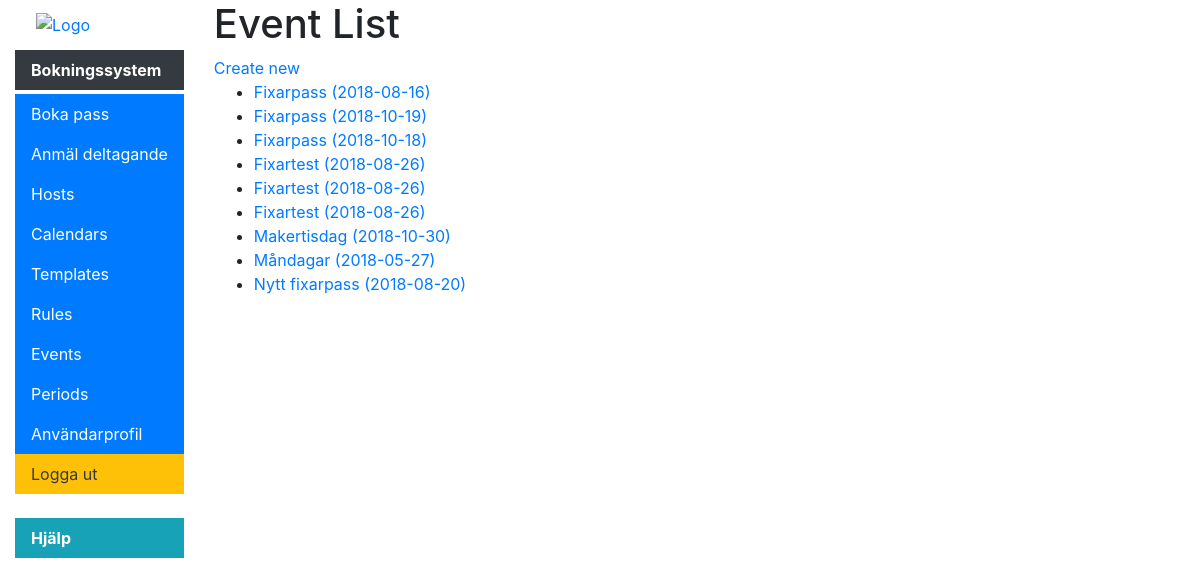
The page /scheduler/events (signed in) on the database its author committed.
### scheduler/models.py (models this page shows, shortened)
class Event(models.Model):
    name = models.CharField(max_length=50, help_text="Enter a human-friendly name for this type of Event")
    description = models.CharField(max_length=300, help_text="Enter a description for this type of Event", null=True, blank=True)
    template = models.ForeignKey('EventTemplate', on_delete=models.SET_NULL, null=True, help_text="Select a template for how scheduled Events will look in the calendar.")
    start = models.DateTimeField(help_text="Start of event repetition and start time of events", db_index=True)
    end = models.DateTimeField(help_text="End time of events, must be after start", db_index=True)
    repeat_end = models.DateTimeField(help_text="Date to end repetition", null=True, blank=True)
    rule = models.ForeignKey('SchedulingRule', null=True, blank=True, help_text="Select '----' for a one time only event.", on_delete=models.SET_NULL)
    class Meta:
        ordering = ["name"]
    def get_absolute_url(self):
        return reverse('event-detail', args=[str(self.id)])
    """
    Retrieves events between two dates
    If replace=True it replaces generated events with actual objects from DB
    If replace=False it removes generated events where there is an actual object in DB but does not replace it.
    """

### scheduler/views.py (the view)
# urls.py: path('events', views.EventListView.as_view(), name='events'),
class EventListView(UserIsStaffMixin, generic.ListView):
    model = Event

### scheduler/context_processors.py (called while the page is built)
def extra_menu_processor(request):
    extra = {}
    if hasattr(settings, "MENU_TITLE"):
    	extra['menu_title'] = settings.MENU_TITLE
    if hasattr(settings, "LOGO_PATH"):
        extra['logo_path'] = settings.LOGO_PATH
    if hasattr(settings, "MENU_EXTRA"):
        extra['menu_extra'] = settings.MENU_EXTRA
    return extra

### scheduler/views.py (called while the page is built)
    def test_func(self):
        return self.request.user.is_staff

### scheduler/templates/scheduler/event_list.html (shortened to what this page needs)
{% extends "base_generic.html" %}
{% block content %}
    <h1>Event List</h1>
    <a href="{% url 'event-create' %}">Create new</a>
    {% if event_list %}
    <ul>
      {% for event in event_list %}
      <li>
        <a href="{{ event.get_absolute_url }}">{{ event.name }} ({{ event.start |date:"Y-m-d"}})</a>
      </li>
      {% endfor %}
    </ul>
    {% else %}
      <p>No Events have been created.</p>
    {% endif %}
{% endblock %}

### rows shown on the page
Event: name "Fixarpass", start "2018-08-16"
Event: name "Fixarpass", start "2018-10-19"
Event: name "Fixarpass", start "2018-10-18"
Event: name "Fixartest", start "2018-08-26"
Event: name "Fixartest", start "2018-08-26"
Event: name "Fixartest", start "2018-08-26"
Event: name "Makertisdag", start "2018-10-30"
Event: name "Måndagar", start "2018-05-27"
Event: name "Nytt fixarpass", start "2018-08-20"

### other values the page prints
{{ menu_title }} "Bokningssystem"
{{ menu_item.name }} "Hjälp"
